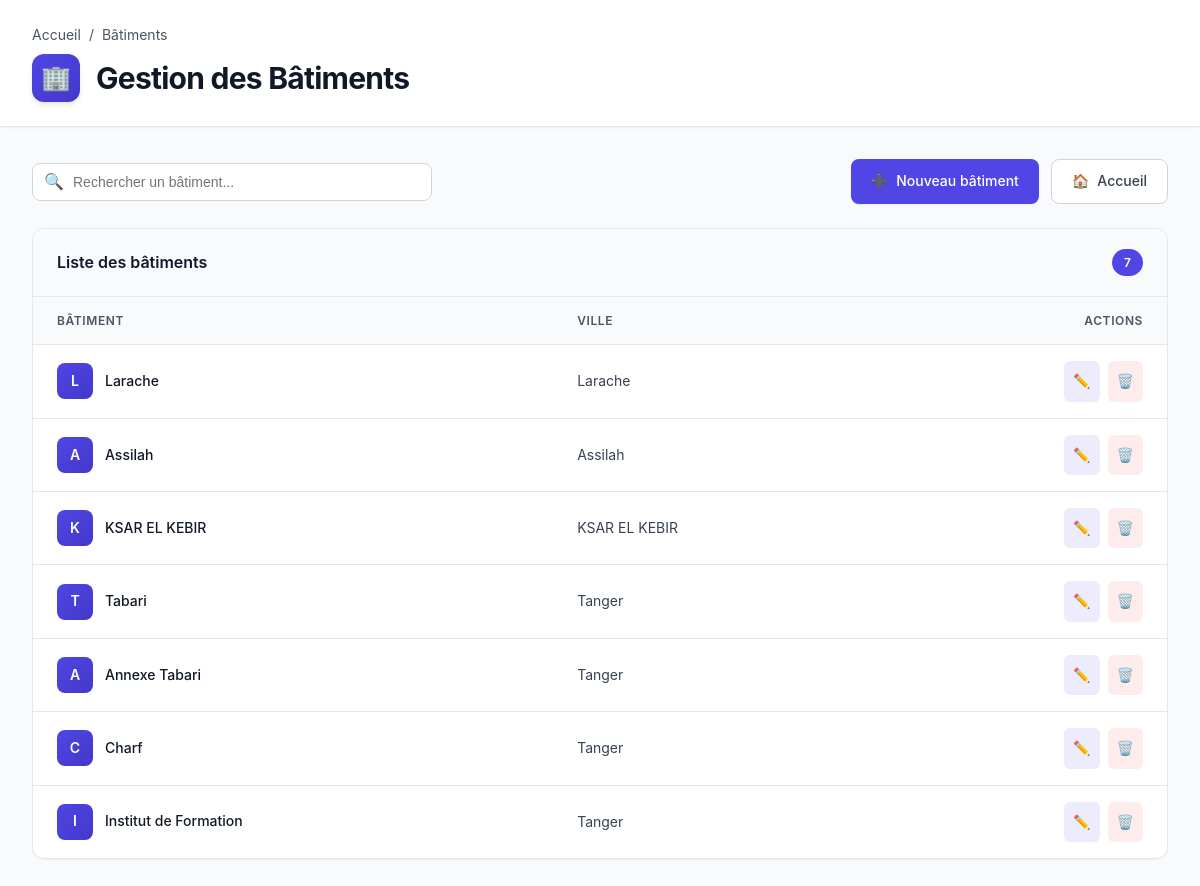
The page /liste_batiments/ on the database its author committed.
### inventaire/models.py (models this page shows, shortened)
class Batiment(models.Model):
    libelle = models.CharField(max_length=100, unique=True)
    ville = models.CharField(max_length=100, blank=True, null=True)

### inventaire/views.py (the view)
# urls.py: path('liste_batiments/', views.liste_batiments, name='liste_batiments'),
def liste_batiments(request):
    batiments = Batiment.objects.all()
    return render(request, 'inventaire/liste_batiments.html', {'batiments': batiments})

### inventaire/templates/inventaire/liste_batiments.html (shortened to what this page needs)
<!DOCTYPE html>
<html lang="fr">
<head>
</head>
<body>
    <div class="header">
        <div class="header-content">
            <div class="header-top">
                <div class="breadcrumb">
                    <a href="{% url 'home' %}">Accueil</a>
                    <span>/</span>
                    <span>Bâtiments</span>
                </div>
            </div>
            <div class="page-title-section">
                <div class="page-icon">🏢</div>
                <h1>Gestion des Bâtiments</h1>
            </div>
        </div>
    </div>
    <div class="container">
        <div class="toolbar">
            <div class="search-box">
                <span class="search-icon">🔍</span>
                <input type="text" id="searchInput" placeholder="Rechercher un bâtiment...">
            </div>
            <div class="toolbar-actions">
                <a href="{% url 'ajouter_batiment' %}" class="btn btn-primary">
                    <span>➕</span>
                    <span>Nouveau bâtiment</span>
                </a>
                <a href="{% url 'home' %}" class="btn btn-secondary">
                    <span>🏠</span>
                    <span>Accueil</span>
                </a>
            </div>
        </div>
        <div class="card">
            {% if batiments %}
            <div class="card-header">
                <div class="card-title">Liste des bâtiments</div>
                <div class="badge">{{ batiments|length }}</div>
            </div>
            <div class="table-wrapper">
                <table id="batimentsTable">
                    <thead>
                        <tr>
                            <th>Bâtiment</th>
                            <th>Ville</th>
                            <th style="text-align: right;">Actions</th>
                        </tr>
                    </thead>
                    <tbody>
                        {% for b in batiments %}
                        <tr>
                            <td>
                                <div class="item-name">
                                    <div class="item-avatar">{{ b.libelle|slice:":1"|upper }}</div>
                                    <span>{{ b.libelle }}</span>
                                </div>
                            </td>
                            <td>{{ b.ville }}</td>
                            <td>
                                <div class="action-buttons">
                                    <a href="{% url 'modifier_batiment' b.id %}"
                                       class="action-btn btn-edit"
                                       title="Modifier">
                                        <span>✏️</span>
                                    </a>
                                    <a href="{% url 'supprimer_batiment' b.id %}"
                                       class="action-btn btn-delete"
                                       title="Supprimer"
                                       onclick="return confirm('Voulez-vous vraiment supprimer ce bâtiment ?');">
                                        <span>🗑️</span>
                                    </a>
                                </div>
                            </td>
                        </tr>
                        {% endfor %}
                    </tbody>
                </table>
            </div>
            {% endif %}
        </div>
    </div>
</body>
</html>

### rows shown on the page
Batiment: libelle "L", libelle "Larache", ville "Larache"
Batiment: libelle "A", libelle "Assilah", ville "Assilah"
Batiment: libelle "K", libelle "KSAR EL KEBIR", ville "KSAR EL KEBIR"
Batiment: libelle "T", libelle "Tabari", ville "Tanger"
Batiment: libelle "A", libelle "Annexe Tabari", ville "Tanger"
Batiment: libelle "C", libelle "Charf", ville "Tanger"
Batiment: libelle "I", libelle "Institut de Formation", ville "Tanger"

### other values the page prints
{{ batiments|length }} "7"
